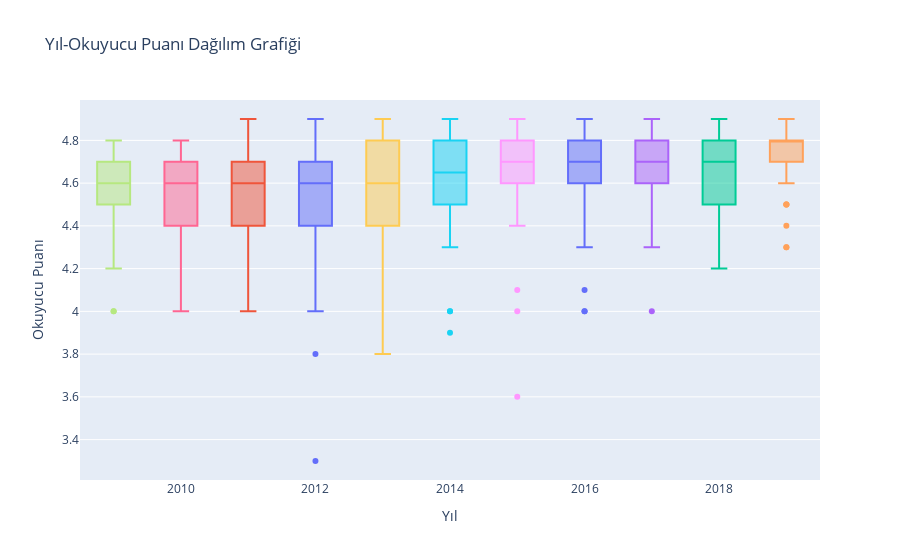

Write notebook code for a chart like this one.
### Code cell
fig = px.box(data, x="Year", y="User Rating",color="Year", labels={"User Rating":"Okuyucu Puanı",
                                                              "Year": "Yıl"},
                                                              title="Yıl-Okuyucu Puanı Dağılım Grafiği")
fig.update_layout(showlegend=False)
fig.show()

### Figure 1 — Plotly figure (JSON) as saved in the notebook; plotly's stock layout.template omitted (floating-point values rounded to 4 significant figures)
{"data": [{"alignmentgroup": "True", "hovertemplate": "Yıl=%{x}<br>Okuyucu Puanı=%{y}<extra></extra>", "legendgroup": "2016", "marker": {"color": "#636efa"}, "name": "2016", "notched": false, "offsetgroup": "2016", "orientation": "v", "showlegend": true, "type": "box", "x": [2016, 2016, 2016, 2016, 2016, 2016, 2016, 2016, 2016, 2016, 2016, 2016, 2016, 2016, 2016, 2016, 2016, 2016, 2016, 2016, 2016, 2016, 2016, 2016, 2016, 2016, 2016, 2016, 2016, 2016, 2016, 2016, 2016, 2016, 2016, 2016, 2016, 2016, 2016, 2016, 2016, 2016, 2016, 2016, 2016, 2016, 2016, 2016, 2016, 2016], "x0": " ", "xaxis": "x", "y": [4.7, 4.6, 4.5, 4.8, 4.7, 4.7, 4.6, 4.7, 4.8, 4.8, 4.6, 4.7, 4.7, 4.8, 4.9, 4.9, 4, 4.9, 4.8, 4.4, 4.7, 4.9, 4.8, 4.6, 4.7, 4.6, 4.7, 4.9, 4.7, 4.5, 4, 4.8, 4.7, 4.8, 4.7, 4.1, 4.8, 4.5, 4.9, 4.8, 4.3, 4.9, 4.6, 4.9, 4.6, 4.8, 4.7, 4.8, 4.8, 4.7], "y0": " ", "yaxis": "y"}, {"alignmentgroup": "True", "hovertemplate": "Yıl=%{x}<br>Okuyucu Puanı=%{y}<extra></extra>", "legendgroup": "2011", "marker": {"color": "#EF553B"}, "name": "2011", "notched": false, "offsetgroup": "2011", "orientation": "v", "showlegend": true, "type": "box", "x": [2011, 2011, 2011, 2011, 2011, 2011, 2011, 2011, 2011, 2011, 2011, 2011, 2011, 2011, 2011, 2011, 2011, 2011, 2011, 2011, 2011, 2011, 2011, 2011, 2011, 2011, 2011, 2011, 2011, 2011, 2011, 2011, 2011, 2011, 2011, 2011, 2011, 2011, 2011, 2011, 2011, 2011, 2011, 2011, 2011, 2011, 2011, 2011, 2011, 2011], "x0": " ", "xaxis": "x", "y": [4.6, 4.4, 4.6, 4.8, 4.7, 4.7, 4.6, 4.2, 4.5, 4.6, 4.8, 4.5, 4.7, 4.4, 4.6, 4.9, 4.7, 4.2, 4.5, 4.6, 4.5, 4.7, 4.6, 4, 4.4, 4.3, 4.3, 4.7, 4.6, 4.7, 4.7, 4.1, 4.6, 4.7, 4.8, 4.8, 4.7, 4.8, 4.7, 4.4, 4.4, 4.4, 4.3, 4.8, 4.7, 4.6, 4.3, 4.8, 4.5, 4.4], "y0": " ", "yaxis": "y"}, {"alignmentgroup": "True", "hovertemplate": "Yıl=%{x}<br>Okuyucu Puanı=%{y}<extra></extra>", "legendgroup": "2018", "marker": {"color": "#00cc96"}, "name": "2018", "notched": false, "offsetgroup": "2018", "orientation": "v", "showlegend": true, "type": "box", "x": [2018, 2018, 2018, 2018, 2018, 2018, 2018, 2018, 2018, 2018, 2018, 2018, 2018, 2018, 2018, 2018, 2018, 2018, 2018, 2018, 2018, 2018, 2018, 2018, 2018, 2018, 2018, 2018, 2018, 2018, 2018, 2018, 2018, 2018, 2018, 2018, 2018, 2018, 2018, 2018, 2018, 2018, 2018, 2018, 2018, 2018, 2018, 2018, 2018, 2018], "x0": " ", "xaxis": "x", "y": [4.7, 4.7, 4.5, 4.8, 4.3, 4.8, 4.9, 4.9, 4.9, 4.7, 4.6, 4.4, 4.2, 4.7, 4.8, 4.6, 4.8, 4.8, 4.7, 4.4, 4.8, 4.9, 4.4, 4.5, 4.8, 4.7, 4.9, 4.7, 4.8, 4.5, 4.6, 4.8, 4.8, 4.8, 4.8, 4.3, 4.7, 4.8, 4.3, 4.8, 4.5, 4.4, 4.8, 4.3, 4.6, 4.9, 4.9, 4.8, 4.6, 4.7], "y0": " ", "yaxis": "y"}, {"alignmentgroup": "True", "hovertemplate": "Yıl=%{x}<br>Okuyucu Puanı=%{y}<extra></extra>", "legendgroup": "2017", "marker": {"color": "#ab63fa"}, "name": "2017", "notched": false, "offsetgroup": "2017", "orientation": "v", "showlegend": true, "type": "box", "x": [2017, 2017, 2017, 2017, 2017, 2017, 2017, 2017, 2017, 2017, 2017, 2017, 2017, 2017, 2017, 2017, 2017, 2017, 2017, 2017, 2017, 2017, 2017, 2017, 2017, 2017, 2017, 2017, 2017, 2017, 2017, 2017, 2017, 2017, 2017, 2017, 2017, 2017, 2017, 2017, 2017, 2017, 2017, 2017, 2017, 2017, 2017, 2017, 2017, 2017], "x0": " ", "xaxis": "x", "y": [4.7, 4.7, 4.6, 4.7, 4.9, 4.8, 4.9, 4.7, 4.8, 4.8, 4.9, 4.4, 4.7, 4.8, 4.6, 4.6, 4.5, 4.7, 4.7, 4.4, 4.9, 4.9, 4.5, 4.3, 4.8, 4.5, 4.8, 4.6, 4, 4.8, 4.7, 4.7, 4.8, 4.8, 4.3, 4.3, 4.5, 4.8, 4.6, 4.6, 4.7, 4.9, 4.6, 4.9, 4.5, 4.6, 4.6, 4.6, 4.8, 4.7], "y0": " ", "yaxis": "y"}, {"alignmentgroup": "True", "hovertemplate": "Yıl=%{x}<br>Okuyucu Puanı=%{y}<extra></extra>", "legendgroup": "2019", "marker": {"color": "#FFA15A"}, "name": "2019", "notched": false, "offsetgroup": "2019", "orientation": "v", "showlegend": true, "type": "box", "x": [2019, 2019, 2019, 2019, 2019, 2019, 2019, 2019, 2019, 2019, 2019, 2019, 2019, 2019, 2019, 2019, 2019, 2019, 2019, 2019, 2019, 2019, 2019, 2019, 2019, 2019, 2019, 2019, 2019, 2019, 2019, 2019, 2019, 2019, 2019, 2019, 2019, 2019, 2019, 2019, 2019, 2019, 2019, 2019, 2019, 2019, 2019, 2019, 2019, 2019], "x0": " ", "xaxis": "x", "y": [4.8, 4.8, 4.9, 4.8, 4.6, 4.9, 4.9, 4.9, 4.7, 4.8, 4.6, 4.6, 4.6, 4.8, 4.8, 4.9, 4.3, 4.8, 4.8, 4.4, 4.8, 4.8, 4.8, 4.9, 4.7, 4.8, 4.8, 4.8, 4.9, 4.8, 4.8, 4.3, 4.7, 4.5, 4.5, 4.6, 4.5, 4.6, 4.7, 4.7, 4.9, 4.9, 4.8, 4.8, 4.9, 4.8, 4.8, 4.8, 4.9, 4.7], "y0": " ", "yaxis": "y"}, {"alignmentgroup": "True", "hovertemplate": "Yıl=%{x}<br>Okuyucu Puanı=%{y}<extra></extra>", "legendgroup": "2014", "marker": {"color": "#19d3f3"}, "name": "2014", "notched": false, "offsetgroup": "2014", "orientation": "v", "showlegend": true, "type": "box", "x": [2014, 2014, 2014, 2014, 2014, 2014, 2014, 2014, 2014, 2014, 2014, 2014, 2014, 2014, 2014, 2014, 2014, 2014, 2014, 2014, 2014, 2014, 2014, 2014, 2014, 2014, 2014, 2014, 2014, 2014, 2014, 2014, 2014, 2014, 2014, 2014, 2014, 2014, 2014, 2014, 2014, 2014, 2014, 2014, 2014, 2014, 2014, 2014, 2014, 2014], "x0": " ", "xaxis": "x", "y": [4.7, 4.6, 4.5, 4.5, 4.8, 4.6, 4.5, 4.7, 4.7, 4, 4.6, 4.7, 4.8, 4.3, 4.9, 4.6, 4.6, 4.5, 4.6, 4.9, 4.5, 4.8, 4.5, 4.6, 4.9, 4.6, 4.5, 4.9, 4, 4.7, 4.7, 4.8, 4.6, 4.8, 4.8, 4.8, 4.7, 4.7, 3.9, 4.4, 4.5, 4.4, 4.9, 4.6, 4.8, 4.5, 4.8, 4.8, 4.7, 4.8], "y0": " ", "yaxis": "y"}, {"alignmentgroup": "True", "hovertemplate": "Yıl=%{x}<br>Okuyucu Puanı=%{y}<extra></extra>", "legendgroup": "2010", "marker": {"color": "#FF6692"}, "name": "2010", "notched": false, "offsetgroup": "2010", "orientation": "v", "showlegend": true, "type": "box", "x": [2010, 2010, 2010, 2010, 2010, 2010, 2010, 2010, 2010, 2010, 2010, 2010, 2010, 2010, 2010, 2010, 2010, 2010, 2010, 2010, 2010, 2010, 2010, 2010, 2010, 2010, 2010, 2010, 2010, 2010, 2010, 2010, 2010, 2010, 2010, 2010, 2010, 2010, 2010, 2010, 2010, 2010, 2010, 2010, 2010, 2010, 2010, 2010, 2010, 2010], "x0": " ", "xaxis": "x", "y": [4.6, 4.2, 4.7, 4.5, 4.7, 4.7, 4.6, 4.3, 4.6, 4.6, 4.5, 4.4, 4.4, 4.5, 4.5, 4.5, 4.1, 4.5, 4.6, 4.8, 4.5, 4.7, 4.6, 4.7, 4, 4.6, 4.4, 4.7, 4.7, 4.7, 4.3, 4.4, 4.6, 4.7, 4.7, 4.4, 4.8, 4.7, 4.7, 4.8, 4.8, 4.4, 4.6, 4.6, 4.6, 4.8, 4.3, 4.8, 4.8, 4.2], "y0": " ", "yaxis": "y"}, {"alignmentgroup": "True", "hovertemplate": "Yıl=%{x}<br>Okuyucu Puanı=%{y}<extra></extra>", "legendgroup": "2009", "marker": {"color": "#B6E880"}, "name": "2009", "notched": false, "offsetgroup": "2009", "orientation": "v", "showlegend": true, "type": "box", "x": [2009, 2009, 2009, 2009, 2009, 2009, 2009, 2009, 2009, 2009, 2009, 2009, 2009, 2009, 2009, 2009, 2009, 2009, 2009, 2009, 2009, 2009, 2009, 2009, 2009, 2009, 2009, 2009, 2009, 2009, 2009, 2009, 2009, 2009, 2009, 2009, 2009, 2009, 2009, 2009, 2009, 2009, 2009, 2009, 2009, 2009, 2009, 2009, 2009, 2009], "x0": " ", "xaxis": "x", "y": [4.6, 4.6, 4.6, 4.7, 4.6, 4.8, 4.6, 4.8, 4.5, 4.3, 4.7, 4.7, 4.6, 4.6, 4.5, 4.8, 4.6, 4.8, 4.8, 4.6, 4.2, 4.6, 4.5, 4.7, 4, 4.5, 4.8, 4.6, 4.7, 4, 4.6, 4.6, 4.7, 4.4, 4.7, 4.8, 4.7, 4.8, 4.2, 4.8, 4.6, 4.4, 4.4, 4.7, 4.3, 4.5, 4.7, 4.3, 4.8, 4.8], "y0": " ", "yaxis": "y"}, {"alignmentgroup": "True", "hovertemplate": "Yıl=%{x}<br>Okuyucu Puanı=%{y}<extra></extra>", "legendgroup": "2015", "marker": {"color": "#FF97FF"}, "name": "2015", "notched": false, "offsetgroup": "2015", "orientation": "v", "showlegend": true, "type": "box", "x": [2015, 2015, 2015, 2015, 2015, 2015, 2015, 2015, 2015, 2015, 2015, 2015, 2015, 2015, 2015, 2015, 2015, 2015, 2015, 2015, 2015, 2015, 2015, 2015, 2015, 2015, 2015, 2015, 2015, 2015, 2015, 2015, 2015, 2015, 2015, 2015, 2015, 2015, 2015, 2015, 2015, 2015, 2015, 2015, 2015, 2015, 2015, 2015, 2015, 2015], "x0": " ", "xaxis": "x", "y": [4.6, 4.4, 4.5, 4.6, 4.6, 4.6, 4.6, 4.8, 4.7, 4.8, 4.8, 4.8, 4.6, 4.7, 4.7, 4.8, 3.6, 4.4, 4.7, 4.7, 4.9, 4.9, 4.6, 4.5, 4.6, 4.8, 4.6, 4.9, 4.8, 4.5, 4.7, 4, 4.8, 4.7, 4.8, 4.8, 4.8, 4.7, 4.1, 4.5, 4.7, 4.8, 4.8, 4.9, 4.6, 4.7, 4.6, 4.8, 4.7, 4.8], "y0": " ", "yaxis": "y"}, {"alignmentgroup": "True", "hovertemplate": "Yıl=%{x}<br>Okuyucu Puanı=%{y}<extra></extra>", "legendgroup": "2013", "marker": {"color": "#FECB52"}, "name": "2013", "notched": false, "offsetgroup": "2013", "orientation": "v", "showlegend": true, "type": "box", "x": [2013, 2013, 2013, 2013, 2013, 2013, 2013, 2013, 2013, 2013, 2013, 2013, 2013, 2013, 2013, 2013, 2013, 2013, 2013, 2013, 2013, 2013, 2013, 2013, 2013, 2013, 2013, 2013, 2013, 2013, 2013, 2013, 2013, 2013, 2013, 2013, 2013, 2013, 2013, 2013, 2013, 2013, 2013, 2013, 2013, 2013, 2013, 2013, 2013, 2013], "x0": " ", "xaxis": "x", "y": [3.9, 4.3, 4.8, 4.4, 4.5, 4.8, 4.6, 4.7, 3.8, 4.6, 4.6, 4, 4.9, 4.8, 4.8, 4.7, 4.1, 4.9, 4.5, 4.5, 4.5, 4.6, 4.5, 4.9, 4.3, 4.5, 4.6, 4.9, 4.1, 4.6, 4, 4.5, 4.7, 4.6, 4.6, 4.8, 4.7, 4.6, 4.7, 3.9, 4.4, 4.8, 4.9, 4.4, 4.8, 4.9, 4.7, 4.8, 4.4, 4.8], "y0": " ", "yaxis": "y"}, {"alignmentgroup": "True", "hovertemplate": "Yıl=%{x}<br>Okuyucu Puanı=%{y}<extra></extra>", "legendgroup": "2012", "marker": {"color": "#636efa"}, "name": "2012", "notched": false, "offsetgroup": "2012", "orientation": "v", "showlegend": true, "type": "box", "x": [2012, 2012, 2012, 2012, 2012, 2012, 2012, 2012, 2012, 2012, 2012, 2012, 2012, 2012, 2012, 2012, 2012, 2012, 2012, 2012, 2012, 2012, 2012, 2012, 2012, 2012, 2012, 2012, 2012, 2012, 2012, 2012, 2012, 2012, 2012, 2012, 2012, 2012, 2012, 2012, 2012, 2012, 2012, 2012, 2012, 2012, 2012, 2012, 2012, 2012], "x0": " ", "xaxis": "x", "y": [4.8, 4.7, 4.5, 4.4, 4.5, 3.8, 4.5, 4.6, 4, 4.5, 4.9, 4.7, 4.9, 4.6, 4.7, 4.5, 4.6, 4.9, 4.6, 4.3, 4.5, 4.6, 4.6, 4, 4.7, 4.6, 4.6, 4.2, 3.3, 4.7, 4.6, 4.4, 4.6, 4.7, 4.8, 4.7, 4.4, 4.8, 4.4, 4.8, 4.6, 4.3, 4.8, 4.7, 4.6, 4.5, 4.8, 4.4, 4.4, 4.5], "y0": " ", "yaxis": "y"}], "layout": {"boxmode": "overlay", "legend": {"title": {"text": "Yıl"}, "tracegroupgap": 0}, "showlegend": false, "title": {"text": "Yıl-Okuyucu Puanı Dağılım Grafiği"}, "xaxis": {"anchor": "y", "categoryarray": [2016, 2011, 2018, 2017, 2019, 2014, 2010, 2009, 2015, 2013, 2012], "categoryorder": "array", "domain": [0, 1], "title": {"text": "Yıl"}}, "yaxis": {"anchor": "x", "domain": [0, 1], "title": {"text": "Okuyucu Puanı"}}}}
